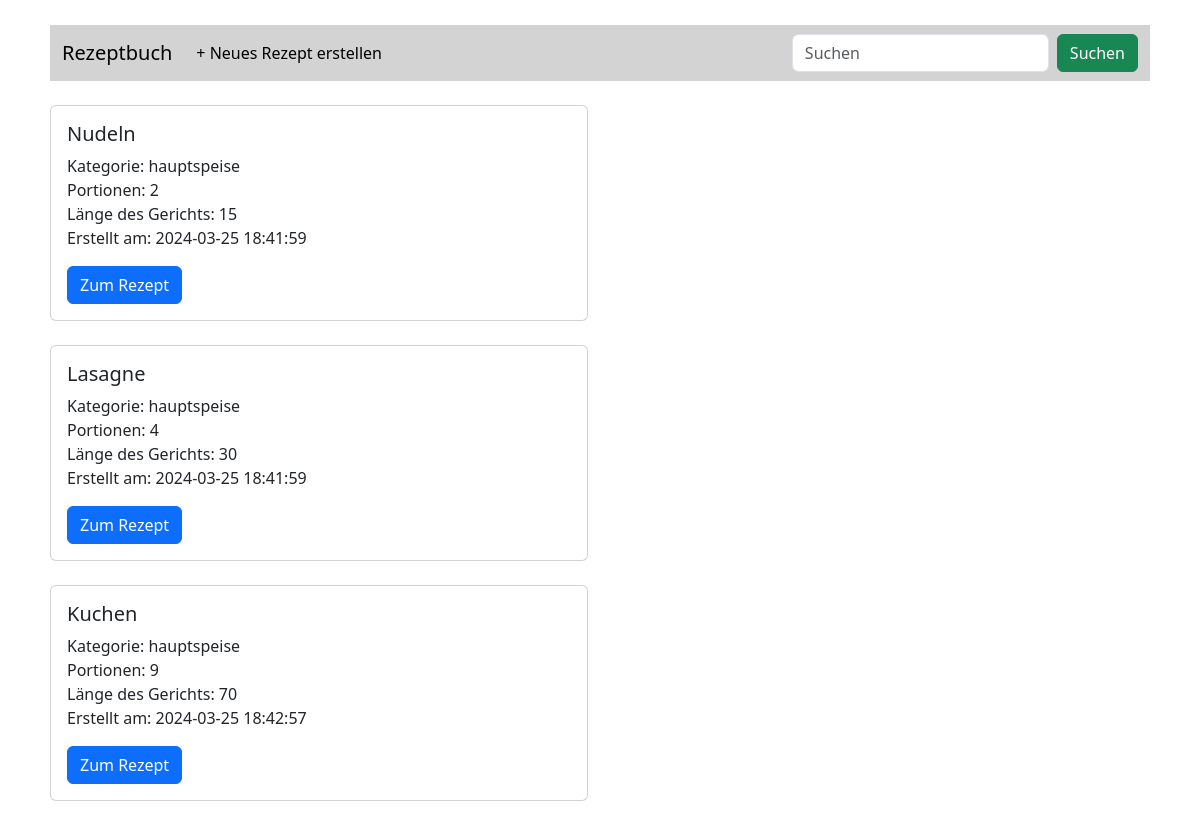
Screenshot of /code/recipeBook.php with the database file from the repository.
### tables this page shows
CREATE TABLE `rezepte` (
  `id` int(11) NOT NULL,
  `rezept_name` varchar(255) NOT NULL,
  `kategorie` varchar(50) DEFAULT NULL,
  `portionen` int(11) DEFAULT NULL,
  `laenge_des_gerichts` double DEFAULT NULL,
  `created_at` timestamp NOT NULL DEFAULT current_timestamp()
);

### code/recipeBook.php (the view, shortened to what this page needs)
<?php
include("inc/head.php");
?>
<body>
<nav class="navbar navbar-expand-lg" style="background-color: #D3D3D3;">
    <div class="container-fluid">
        <a class="navbar-brand" href="index.php">Rezeptbuch</a>
        <div class="collapse navbar-collapse" id="navbarSupportedContent">
            <ul class="navbar-nav me-auto mb-2 mb-lg-0">
                <li class="nav-item">
                    <a class="nav-link active" aria-current="page" href="newRecipe.php">+ Neues Rezept erstellen</a>
                </li>
            </ul>
            <form class="d-flex" role="search">
                <input class="form-control me-2" type="search" placeholder="Suchen" aria-label="Search">
                <button class="btn btn-success" type="submit">Suchen</button>
            </form>
        </div>
    </div>
</nav>
<br>
<?php
$db_host = "localhost";
$db_username = "root";
$db_password = "";
$db_name = "rezept_db";
$conn = new mysqli($db_host, $db_username, $db_password, $db_name);
$sql = "SELECT rezept_name, kategorie, portionen, laenge_des_gerichts, created_at FROM rezepte";
$result = $conn->query($sql);
if ($result) {
    if ($result->num_rows > 0) {
        while($row = $result->fetch_assoc()) {
            echo '<div class="row">';
            echo '<div class="col-sm-6 mb-3 mb-sm-0">';
            echo '<div class="card">';
            echo '<div class="card-body">';
            echo '<h5 class="card-title">' . $row["rezept_name"] . '</h5>';
            echo '<p class="card-text">Kategorie: ' . $row["kategorie"] . '<br>Portionen: ' . $row["portionen"] . '<br>Länge des Gerichts: ' . $row["laenge_des_gerichts"] . '<br>Erstellt am: ' . $row["created_at"] . '</p>';
            echo '<a href="#" class="btn btn-primary">Zum Rezept</a>';
            echo '</div>';
            echo '</div>';
            echo '</div>';
            echo '</div>';
            echo '<br>';
        }
    } else {
        echo "Keine Ergebnisse gefunden.";
    }
} else {
    echo "Fehler bei der Abfrage: " . $conn->error;
}
?>
</body>
</html>

### code/inc/head.php (shortened to what this page needs)
<!doctype html>
<html lang="en">
<head>
  <link href="css/style.css" rel="stylesheet">
  <link href="https://cdn.jsdelivr.net/npm/bootstrap@5.3.2/dist/css/bootstrap.min.css" rel="stylesheet">
</head>

### code/css/style.css (style rules this page uses)
html, body { margin: 25px 50px 50px 50px; }

### rows the page displays
rezepte: rezept_name "Nudeln", kategorie "hauptspeise", portionen "2", laenge_des_gerichts "15", created_at "2024-03-25 18:41:59"
rezepte: rezept_name "Lasagne", kategorie "hauptspeise", portionen "4", laenge_des_gerichts "30", created_at "2024-03-25 18:41:59"
rezepte: rezept_name "Kuchen", kategorie "hauptspeise", portionen "9", laenge_des_gerichts "70", created_at "2024-03-25 18:42:57"
